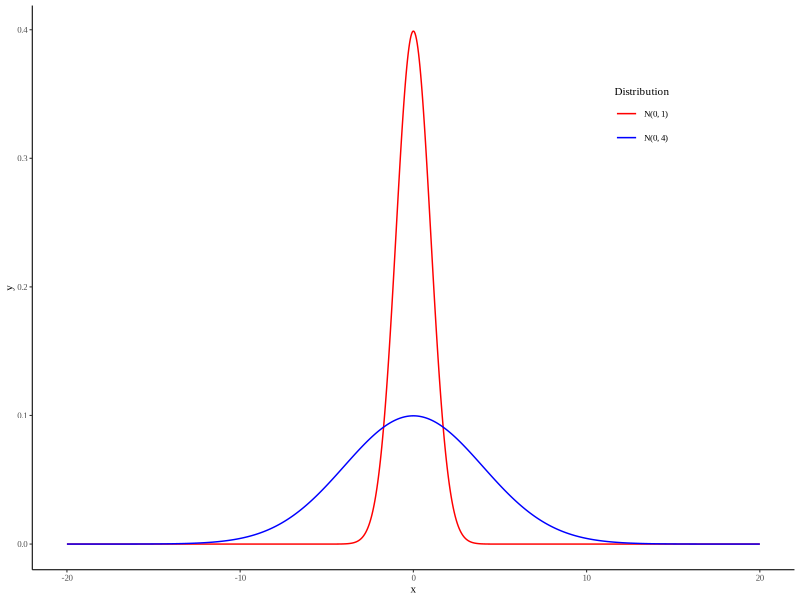

Generate this figure with R:
library(ggplot2)

data_plot <- data.frame(
  x = rep(seq(-20, 20, length.out = 1000), 2),
  y = c(dnorm(seq(-20, 20, length.out = 1000), mean = 0, sd = 1), 
        dnorm(seq(-20, 20, length.out = 1000), mean = 0, sd = 4)),
  distribution = rep(c("N(0, 1)", "N(0, 4)"), each = 1000)
)

p <- ggplot(data_plot, aes(x = x, y = y, colour = distribution)) +
  geom_line() +
  theme_classic(base_family = "Times New Roman", base_size = 8) +
  scale_color_manual(values = c("N(0, 1)" = "red", "N(0, 4)" = "blue")) +
  labs(
    x = "x",
    y = "y",
    colour = "Distribution" 
  ) +
  theme(legend.position = c(0.8, 0.8))

ggsave("scatterplot-R.pdf", p, width = 2.8, height = 2.1, units = "in", device = cairo_pdf)